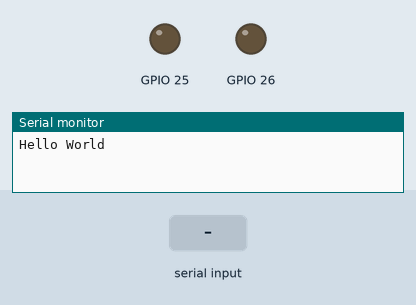
Bench run of a sketch on a simulated ESP32. Shown: output pins drawn as LEDs (lit = HIGH), the last lines printed to the serial monitor. The inputs (shaded band) are chosen by the test bench.

Above: at 1.2 s.
1.3 s: "90,45\n" received over Serial
At 1.6 s:
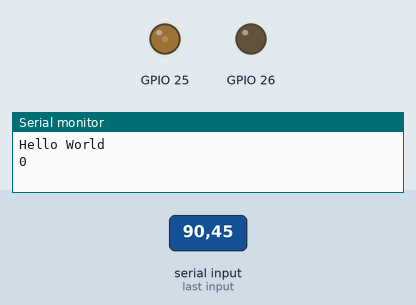
2.8 s: "30,150\n" received over Serial
At 4.0 s:
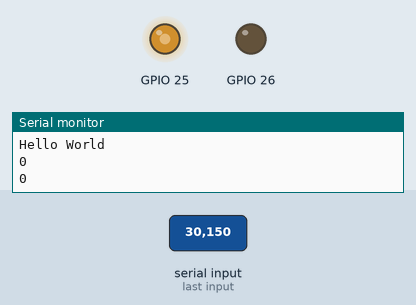
Timing chart, 0 to 5.8 s (numbered marks = the images above; inputs shaded):
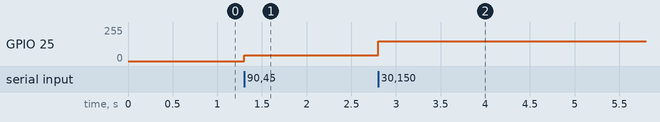

Measured:
- after the input at 1.3 s, GPIO 25: 0/255 → 45/255 at once
- after the input at 2.8 s, GPIO 25: 45/255 → 150/255 at once

The sketch:

robobird_audioESP32.ino
```cpp
/* ------------------------------------------------
* SERIAL COM - HANDELING MULTIPLE BYTES inside ARDUINO - 03_function development
* by beltran berrocal
*
* this prog establishes a connection with the pc and waits for it to send him
* a long string of characters like "hello Arduino!".
* Then Arduino informs the pc that it heard the whole sentence
*
* the same as examlpe 02 but it deploys 2 reusable functions.
* for doing the same job.
* readSerialString() and  printSerialString()
* the only problem is that they use global variables instead of getting them passed
* as parameters. this means that in order to reuse this code you should also copy
* the 4 variables instantiated at the beginning of the code.
* Another problem is that if you expect more than one string at a time
* you will have to duplicate and change names to all variables as well as the functions.
* Next version should have the possibility to pass the array as a parameter to the function.
*
* created 15 Decembre 2005;
* copyleft 2005 Progetto25zero1  <http://www.progetto25zero1.com>
*
* --------------------------------------------------- */

int serInString[9000];  // array that will hold the different bytes  100=100characters;
                        // -> you must state how long the array will be else it won't work.
int  serInIndx  = 0;    // index of serInString[] in which to insert the next incoming byte
boolean doOutput = false;
/*read a string from the serial and store it in an array
//you must supply the array variable and the index count
void readSerialString (char *strArray, int indx) {
    int sb;                               //declare local serial byte before anything else
    Serial.print("reading Serial String: ");
    if(serialAvailable()) {
       while (serialAvailable()){
          sb = serialRead();
          strArray[indx] = sb;
          indx++;
          serialWrite(sb);
       }
    }
    Serial.println();
}
*/

//read a string from the serial and store it in an array
//this func uses globally set variable so it's not so reusable
//I need to find the right syntax to be able to pass to the function 2 parameters:
// the stringArray and (eventually) the index count
void readSerialString () {

    //if(Serial.available()) {
       //Serial.print("reading Serial String: ");     //optional confirmation
       while (Serial.available()){
          char sb = Serial.read();
          //Serial.print(sb);
          if(sb==','){
            serInIndx++;
          }
          else if (sb=='\n'){
            doOutput = true;
          }
          else if (sb=='\r'){
            ;
          }
          else{
            serInString[serInIndx] *= 10;
            serInString[serInIndx] += (int)sb-48;
            //Serial.print(    serInString[serInIndx]);
          }

          //serialWrite(sb);                        //optional confirmation
       }
       //Serial.println();
    //}
}

//print the string all in one time
//this func as well uses global variables
void printSerialString() {
   if( serInIndx > 0) {
      Serial.print("Arduino memorized that you said: ");
      //loop through all bytes in the array and print them out
      for(int serOutIndx=0; serOutIndx < serInIndx; serOutIndx++) {
          Serial.print( serInString[serOutIndx] );    //print out the byte at the specified index
          //serInString[serOutIndx] = "";            //optional: flush out the content
      }
      //reset all the functions to be able to fill the string back with content
      serInIndx  = 0;
      for (int idx=0; idx < 9000; idx++){
        serInString[idx] = 0;
      }
      Serial.println();
   }

}


void setup() {
  Serial.begin(115200);
  Serial.println("Hello World");
  for (int idx=0; idx < 9000; idx++){
    serInString[idx] = 0;
  }
}

void loop () {

  readSerialString();


  if (doOutput){
    for(int serOutIndx=1; serOutIndx <= serInIndx; serOutIndx=serOutIndx+2) {
      //int temp=serInString[serOutIndx];
      //wavform=temp.toInt();
      Serial.println(serInString[serOutIndx+1]);
      dacWrite(25,serInString[serOutIndx]);
      dacWrite(26,serInString[serOutIndx+1]);
      delay(serInString[0]);
    }
    doOutput = false;
    for (int idx=0; idx < 9000; idx++){
      serInString[idx] = 0;
    }
    serInIndx  = 0;
  }

}
```
